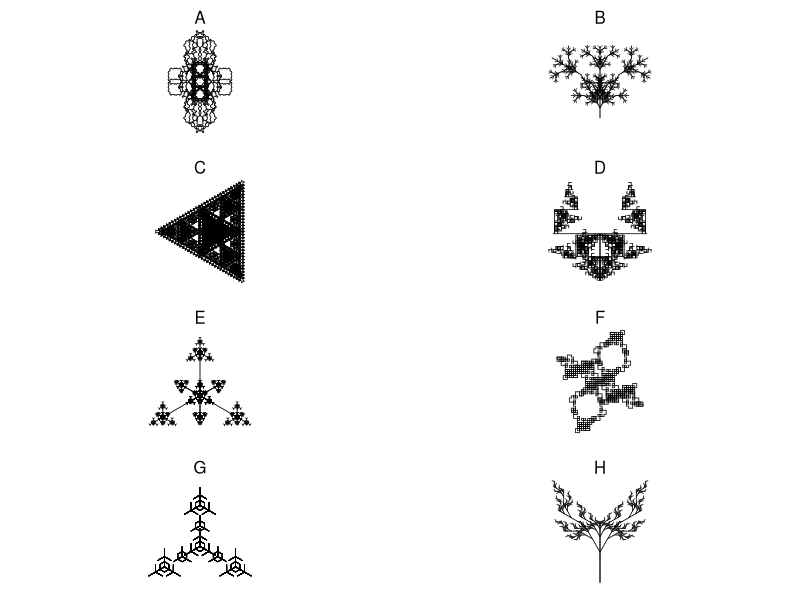

Reproduce this figure in R.
## ---- chunk 1
g1 = list("A",
          list("A"="B-A-B",
               "B"="A+B+A"),
          6,
          60)
g2 = list("A",
          list("A"="A[+A][-A]B",
               "B"="[--B][++B]A"),
          5,
          30)
g3 = list("A",
          list("A"="-B+B+B+B+B+B",
               "B"="B[--CCA][-CCA]B",
               "C"="CC"),
          5,
          60)
g4 = list("A",
          list("A"="[----AAB][--AAB][++AAB]AAB",
               "B"="[-C][+C][--C][++C][---C][+++C]",
               "C"="CAB"),
          3,
          45)

g5 = list("A",
          list("A"="[-AAB][--AAB][+AAB][++AAB]AAB",
               "B"="[-C][+C][--C][++C]CA",
               "C"="CC"),
          3,
          72)

g6 = list("A",
          list("A"="-B+B+B+B+B+B",
               "B"="BB[-CCA]",
               "C"="CC"),
          5,
          60)

g7 = list("A",
          list("A"="B+B+B+B+B",
               "B"="[-CCA]BB",
               "C"="CC"),
          5,
          72)

g8 = list("A++++A",
          list("A"="+A-B-B[B]",
               "B"="-B+A+A[A]"),
          5,
          45)

g9 = list("A++A",
          list("A"="AB[-A][+A]",
               "B"="A"),
          6,
          90)

g10 = list("A+++A+++A+++A",
          list("A"="B--B",
               "B"="AA+++AA"),
          7,
          30)

g11 = list("A",
           list("A"="AB",
                "B"="A[++C][--C]",
                "C"="C[+C][-C]A"),
           7,
           45)

g12 = list("A",
           list("A"="X[-A][+A]AA",
                "X"="XX"),
           5,
           60)

g13 = list("A",
           list("A"="X[-A][+A]A",
                "X"="XX"),
           6,
           60)

g14 = list("A++++++.A",
           list("A"="B+B+B+B+B+B+B",
                "B"="B[-CCA][+CCA]",
                "C"="CC"),
           5,
           30)

g15 = list("A",
           list("A"="ABA",
                "B"="[-BAB][+BAB]"),
           6,
           90)

g16 = list("AA",
           list("A"="ABA",
                "B"="C[-BAB][+BAB]",
                "C"="CC"),
           5,
           90)

g17 = list("AA",
           list("A"="B-AA-B",
                "B"="A+B+A"),
                6,
                45)

g18 = list("AA",
           list("A"="B-AA-B",
                "B"="AB+B+A"),
                5,
                90)

g19 = list("AA",
           list("A"="B-AA-B",
                "B"="AB+B+AB"),
                5,
                90)

g20 = list("A++A++A++A",
           list("A"="B-CAC-B",
                "B"="AB-BA",
                "C"="CC"),
                5,
                135)

g21 = list("A.A",
           list("A"="BC",
                "B"="B[+C][-C]",
                "C"="CAD",
                "D"="DD[+D+D][-D-D]"),
                5,
                60)

g22 = list("A",
           list("A"="B-ABA-B",
                "B"="A+B+A"),
           6,
           72)

g23 = list("A",
           list("A"="B-ABA-B",
                "B"="A+B+A"),
           6,
           90)

g24 = list("A",
           list("A"="B-ABA-B",
                "B"="A+B+A"),
           6,
           120)

g25 = list("A",
           list("A"="B-ABA-B",
                "B"="A+B+A"),
           6,
           108)

g26 = list("A",
           list("A"="B-ABA-B",
                "B"="A+B+A"),
           4,
           135)

g27 = list("A++A++A++A",
           list("A"="B-ABA-B",
                "B"="A+BB+A"),
           4,
           135)

g28 = list("A",
           list("A"="A[+A][-A]B",
                "B"="A[--B][++B]B"),
           6,
           108)

g29 = list("A",
           list("A"="A[+A][-A]A[+B][-B]",
                "B"="A[--B][++B]B"),
           5,
           60)

g30 = list("A",
           list("A"="A[+A][-A]A[+B][-B]",
                "B"="A[--B][++B]B"),
           5,
           20)

g31 = list("A",
           list("A"="A[+A][-A]A[+B][-B]",
                "B"="A[----B][++++B]B"),
           5,
           45)

g32 = list("A",
           list("A"="A[++A][--A]A[+B][-B]",
                "B"="A[----B][++++B]B"),
           5,
           45)

g33 = list("A",
           list("A"="B++B++B++B++B",
                "B"="B[-CCC-CC-CCA][----CC-CCB]B",
                "C"="CC"),
           5,
           36)

g34 = list("A",
           list("A"="B++A++A++B",
                "B"="AB[A-CC-CC-CCA]BA",
                "C"="CC"),
           5,
           90)

g35 = list("A++++XA",
           list("A"="AA[-B][+B]B",
                "B"="[---ABC][+++ABC]",
                "C"="A[-CB][+CB]",
                "X"="XX"),
           5,
           45)

g36 = list("A+++XA",
           list("A"="AA[-B][+B]B",
                "B"="[--ABC][++ABC]",
                "C"="A[-CB][+CB]",
                "X"="XX"),
           5,
           60)

g37 = list("[A]+[A]+[A]+[A]+[A]+[A]",
           list("A"="AA[-B][+B]B",
                "B"="[-ABC][+ABC]",
                "C"="A[-CB][+CB]"),
           4,
           60)

g38 = list("[A]+[A]+[A]+[A]+[A]",
           list("A"="AA[-B][+B]B",
                "B"="[-ABC][+ABC]",
                "C"="A[-CB][+CB]"),
           4,
           72)

g39 = list("[A]+[A]+[A]+[A]",
           list("A"="AA[-B][+B]B",
                "B"="[-ABC][+ABC]",
                "C"="A[-CB][+CB]"),
           4,
           90)

g40 = list("[A]+[A]+[A]",
           list("A"="AA[-B][+B]B",
                "B"="[-ABC][+ABC]",
                "C"="A[-CB][+CB]"),
           4,
           120)

g41 = list("A",
           list("A"="C[+CA][CCCA][-CA]",
                "C"="CC"),
           6,
           45)

g42 = list("A",
           list("A"="C[+CA][CCCCB][-CA]",
                "B"="[++A][--A]",
                "C"="CC"),
           6,
           45)

g43 = list("[A]--[A]--[A]--[A]",
           list("A"="C[+CB][CCA][-CB]",
                "B"="CCC[+++A][---A]",
                "C"="CA"),
           4,
           45)

g44 = list("A",
           list("A"="A[-DB][+DB]C",
                "B"="DC[++DA][--DA]B",
                "C"="[+++D][---D]A",
                "D"="DD"),
           6,
           40)

g45 = list("[A]+++[A]+++[A]",
           list("A"="A[---XB][-XB][+XB][+++XB]",
                "B"="XB[++XA][--XA]XA",
                "X"="XX"),
           4,
           40)

g46 = list("[A]+++[A]+++[A]",
           list("A"="A[---XB][-XB][+XB][+++XB]",
                "B"="XB[++XA][--XA]A",
                "X"="XX"),
           4,
           40)

g47 = list("A",
           list("A"="[---B][-B][+B][+++B]",
                "B"="BD[++DA][--DA]B",
                "D"="DD"),
           5,
           45)

g48 = list("A------A",
           list("A"="[---B][-B][+B][+++B]",
                "B"="BD[++DA][--DA]B",
                "D"="DD"),
           5,
           30)

g49 = list("A+A++++++A+A",
           list("A"="[---B][-B][+B][+++B]",
                "B"="BD[++DA][--DA]B",
                "D"="DD"),
           4,
           30)

g50 = list("A--A--A",
           list("A"="A[-A]A"),
           6,
           60)

g51 = list("B---A",
           list("A"="A[-AB]A",
                "B"="B[+BA]B"),
           5,
           60)

g52 = list("[A][B]",
           list("A"="[-XBA]A",
                "B"="[+XAB]B",
                "X"="XX"),
           6,
           30)

g53 = list("[A][B]",
           list("A"="C[-A-B]A",
                "B"="C[+B+A]B",
                "C"="CC"),
           5,
           30)

g54 = list("[+A][-B]",
           list("A"="[-CA-CB]A",
                "B"="[+CB+CA]B",
                "C"="CC"),
           7,
           30)

g55 = list("[+A][-B]",
           list("A"="[-CA-CB]A",
                "B"="[+CB+CA]B",
                "C"="CC"),
           6,
           90)

g56 = list("[+A][-B]",
           list("A"="[-CA-CB]A",
                "B"="[+CB+CA]B",
                "C"="CC"),
           6,
           120)

g57 = list("[+A][-B]",
           list("A"="[-CA-CB]A",
                "B"="[+CB+CA]B",
                "C"="CC"),
           6,
           150)

g58 = list("[+A][-B]",
           list("A"="[-CA-CB]CA",
                "B"="[+CB+CA]CB",
                "C"="CC"),
           6,
           150)

g59 = list("A",
           list("A"="XXX-B+BB+BB+BB+B",
                "X"="XX",
                "B"="B[-XXA]B"),
           4,
           90)

g60 = list("A",
           list("A"="XX[BBB+BB+B]A",
                "X"="XX",
                "B"="B[-XA][+XA]B"),
           4,
           30)

g61 = list("A",
           list("A"="XX[B+BB+BB+BB+B]",
                "X"="XX",
                "B"="BA"),
           6,
           90)

g62 = list("A",
           list("A"="XXX[B+BB+BB+B]",
                "X"="XX",
                "B"="BA"),
           6,
           120)

g63 = list("A",
           list("A"="X[-B+BB+BB+BB+BB+BB+B]",
                "X"="XX",
                "B"="X[+A-AA-AA-AA-AA-AA-A]"),
           3,
           10)

g64 = list("A",
           list("A"="B[-A][+A]",
                "B"="[DA][--DA][++DA]",
                "D"="DD"),
           7,
           60)

g65 = list("X",
           list("F"="FF",
                "X"="F[+XXF+F][-XXF-F]FXX"),
           4,
           30)

g66 = list("X",
           list("F"="FF",
                "X"="FF[+XFF+XF][-XFF-XF]FXX"),
           4,
           30)

g67 = list("X",
           list("F"="FF",
                "X"="FF[+XFFX+XF][-XFFX-XF]FXXFX"),
           3,
           30)

g68 = list("A",
           list("A"="AA[-B][+B]B",
                "B"="B[-ABC][+ABC]",
                "C"="C[-CBA][+CBA]"),
           4,
           60)

g69 = list("A",
           list("A"="A[-BC][+BC]BC",
                "B"="BB[-ABC][+ABC]",
                "C"="CCC[-CBA][+CBA]"),
           4,
           60)

g70 = list("GA",
           list("A"="[---BC][+++BC]",
                "B"="F[--AC][++AC]",
                "C"="FF[-BA][+BA]",
                "F"="FF",
                "G"="F"),
           5,
           15)

g71 = list("GA",
           list("A"="[---BC][+++BC]",
                "B"="[--AC][++AC]",
                "C"="FF[-BA][+BA]",
                "F"="FF",
                "G"="F"),
           5,
           15)

g72 = list("[A]------------[A]",
           list("A"="[---BC][+++BC]",
                "B"="[--AC][++AC]",
                "C"="F[-BA][+BA]",
                "F"="FF"),
           5,
           15)

g73 = list("C",
           list("A"="F[---BC][+++BC]",
                "B"="F[-CA][+CA]",
                "C"="[-AB][+AB]",
                "F"="FF"),
           6,
           15)

g74 = list("A",
           list("A"="ADB",
                "B"="[-CA][+CA]",
                "C"="[+C[-A][+A]][-C[-A][+A]]",
                "D"="E",
                "E"="AA"),
           7,
           30)

g75 = list("ABA",
           list("A"="+B--A--B+",
                "B"="-A+BCB+A-",
                "C"="CC"),
           7,
           45)

g76 = list("AAAAA",
           list("A"="B--A--B",
                "B"="A+BCB+A",
                "C"="CC"),
           5,
           72)

g77 = list("ABA",
           list("A"="A+AA+B+AA+A",
                "B"="B-B-A-B-B"),
           4,
           22)

g78 = list("A+A+A+A",
           list("A"="C[++CB][--CB]",
                "B"="C-BAB+C",
                "C"="CAB"),
           6,
           90)

g79 = list("AAAAA",
           list("A"="A+B+A",
                "B"="CC-[+CA][-CA]-B",
                "C"="CC"),
           6,
           108)

g80 = list("AA",
           list("A"="A++B-C-B++A",
                "B"="B--A+C+A--B",
                "C"="CC"),
           6,
           45)

g81 = list("AAAA",
           list("A"="A++B-C-B++A",
                "B"="B--A+C+A--B",
                "C"="CCC"),
           5,
           45)

g82 = list("-A++A",
           list("A"="A++B-C-B++A",
                "B"="B--A+C+A--B",
                "C"="CCC"),
           5,
           45)

g83 = list("-A",
           list("A"="A++B-C-B++A",
                "B"="B--A+C+A--B",
                "C"="CCC"),
           5,
           45)


g84 = list("AAA",
           list("A"="A++B-C-B++A",
                "B"="B--A+C+A--B",
                "C"="CC"),
           6,
           60)

g85 = list("A",
           list("A"="+B-AA-B+",
                "B"="-A+BB+A-"),
           3,
           108)

g86 = list("A",
           list("A"="+B-ACA-ACA-B+",
                "B"="-A+BCB+BCB+A-",
                "C"="CCC"),
           5,
           135)

g87 = list("A",
           list("A"="+BAA-ABA-AAB+",
                "B"="-A+B[-C]B+A-",
                "C"="CCCC[A][+A][-A][--A]"),
           4,
           90)

g88 = list("A",
           list("A"="+B-AA-AA-B+",
                "B"="-A+BB+BB+A-"),
           5,
           30)

g89 = list("A",
           list("A"="+B-ACA-ACA-B+",
                "B"="-A+BCB+BCB+A-",
                "C"="CCC"),
           5,
           60)

g90 = list("A",
           list("A"="+B-ACA-ACA-B+",
                "B"="-A+BCB+BCB+A-",
                "C"="CCC"),
           5,
           108)

g91 = list("-A",
           list("A"="+B-AA-B+",
                "B"="-A+BB+A-"),
           5,
           90)

g92 = list("A",
           list("A"="+B-AAA-B+",
                "B"="-A+BBB+A-"),
           5,
           120)

g93 = list("AA",
           list("A"="+B-AAA-B+",
                "B"="-A+BBB+A-"),
           5,
           108)

g94 = list("AA",
           list("A"="+B-ABA-B+",
                "B"="-A+BAB+A-"),
           5,
           108)

g95 = list("A",
           list("A"="+BB-ABA-BB+",
                "B"="-AA+BAB+AA-"),
           5,
           90)

g96 = list("A",
           list("A"="+BA-ABA-AB+",
                "B"="-AB+BAB+BA-"),
           5,
           90)

g97 = list("A",
           list("A"="+BA-A--B--A-AB+",
                "B"="-AB+B++A++B+BA-"),
           5,
           60)

g98 = list("A",
           list("A"="+BA-A--A--A-AB+",
                "B"="-AB+B++B++B+BA-"),
           5,
           120)

g99 = list("A",
           list("A"="+BA-B--A--B-AB+",
                "B"="-AB+A++B++A+BA-"),
           5,
           72)

g99 = list("A",
           list("A"="+AA-B--A--B-AA+",
                "B"="-BB+A++B++A+BB-"),
           5,
           120)

g100= list("A",
           list("A"="+BA--AA--AB+",
                "B"="-AB++BB++BA-"),
           5,
           30)

g101= list("A",
           list("A"="+++BA----ABA----AB+++",
                "B"="---AB++++BAB++++BA---"),
           5,
           45)

g102= list("A",
           list("A"="+++BA----ABA----AB+++",
                "B"="---AB++++BAB++++BA---"),
           4,
           50)

g103= list("A",
           list("A"="+++BA----ABA----AB+++",
                "B"="---AB++++BAB++++BA---"),
           5,
           50)

g104= list("A",
           list("A"="CAA[--CAB][++CAB]",
                "B"="C[-CC-CA][+CC+CA]",
                "C"="CC"),
           5,
           100)

g105= list("A",
           list("A"="CAA[--CAB][++CAB]",
                "B"="C[-CC-CA][+CC+CA]",
                "C"="CC"),
           5,
           90)

g106= list("A",
           list("A"="+BA+A-ABA-A+AB+",
                "B"="+BA-B--B-AB+"),
           4,
           90)

g107 = list("-A",
           list("A"="+BA+A-ABA-A+AB+",
                "B"="+BBA-B--B-ABB+"),
           4,
           90)

g108 = list("A",
           list("A"="+BA+A-ABA-A+AB+",
                "B"="+BBA-B--B-ABB+"),
           3,
           45)

g109 = list("A",
           list("A"="+BA+A-ABA-A+AB+",
                "B"="+BBA-B--B-ABB+"),
           4,
           69)

g110 = list("BB",
           list("A"="+BA+A-ABA-A+AB+",
                "B"="+BBA-B--B-ABB+"),
           4,
           69)

g111= list("BB",
           list("A"="+BA+A-ABBA-A+AB+",
                "B"="+BBA-B--B-ABB+"),
           4,
           45)

g112 = list("BABA",
           list("A"="+BA+A-ABBA-A+AB+",
                "B"="+BBA-B--B-ABB+"),
           3,
           45)

g113 = list("AAAA",
           list("A"="+BA+A-ABCBA-A+AB+",
                "B"="+BBA-B-CCCC-B-ABB+",
                "C"="CCCCC"),
           3,
           45)

g114 = list("A",
           list("A"="+BA+ABCBA+AB+",
                "B"="-C+++BACAB+++C-",
                "C"="CC"),
           5,
           108)

g115= list("A",
           list("A"="+BA+ACCA+AB+",
                "B"="-C+++BACCAB+++C-",
                "C"="CC"),
           5,
           90)

g116= list("A",
           list("A"="+BAA-A-CC-A-AAB+",
                "B"="-C+++BAACAAB+++C-",
                "C"="CC"),
           4,
           10)

g117= list("AAAAAA",
           list("A"="+BACA-A-CC-A-ACAB+",
                "B"="-AC+++BAACCCAAB+++CA-",
                "C"="CC"),
           3,
           150)

g118= list("A--A",
           list("A"="+B-CAC-B+",
                "B"="-A+B+A-",
                "C"="CC"),
           6,
           90)

g119= list("A++A",
           list("A"="+B-CAC-B+",
                "B"="-A+BB+A-",
                "C"="CC"),
           6,
           90)

g120= list("A++A++A++A",
           list("A"="+B-CAC-B+",
                "B"="-A++BB++A-",
                "C"="CC"),
           6,
           45)

g121= list("A-A-A-A-A-A-A-A",
           list("A"="+B-CAC-B+",
                "B"="-A++BB++A-",
                "C"="CC"),
           6,
           45)           

g122= list("A-A-A-A",
           list("A"="+B-A-B+",
                "B"="-A++B+C+B++A-",
                "C"="CC"),
           6,
           90)

g123= list("A+A+A+A",
           list("A"="+B-ABCBA-B+",
                "B"="-A++B+B++A-",
                "C"="CC"),
           5,
           90)

g124= list("A",
           list("A"="+B-ACA-B+",
                "B"="-A++CB+BC++A-",
                "C"="CC"),
           6,
           90)

g125= list("A",
           list("A"="+BX-AA-XB+",
                "B"="-AX+B+XA-",
                "X"="XX"),
           7,
           90)

g126= list("A",
           list("A"="+BX-AA-XB+",
                "B"="-AXB+B+BXA-",
                "X"="XX"),
           6,
           90)

g127= list("B",
           list("A"="+B-AXA-B+",
                "B"="-BA+BAB+AB-",
                "X"="XX"),
           5,
           135)

g128= list("AA",
           list("A"="+B-A+X+A-B+",
                "B"="-BA+BAXAB+AB-",
                "X"="XX"),
           4,
           90)

g129= list("A-A-A",
           list("A"="+B-A+X+A-B+",
                "B"="-BA+BAXAB+AB-",
                "X"="XX"),
           4,
           120)

g130= list("A++++A",
           list("A"="[+BCC][-BCC]",
                "B"="B[-CA][+CA]",
                "C"="CCA"),
           5,
           45)

g131= list("A++++A++++A",
           list("A"="[+BCC][-BCC]",
                "B"="B[-CA][+CA]",
                "C"="CCA"),
           5,
           30)

g132= list("A+A+A",
           list("A"="[+BCC][-BCC]",
                "B"="B[-CA][+CA]",
                "C"="CCA"),
           5,
           72)

g133= list("B",
            list("A"="[+DBC][-DBC][+++DBC]",
                 "B"="[-BA][+BA]",
                 "C"="AB",
                 "D"="XX",
                 "X"="XX"),
            6,
            120)

g134= list("B",
            list("A"="[++XXBC][--XXBC][++++XXBC]",
                 "B"="[-BA][+BA]",
                 "C"="AB",
                 "X"="XX"),
            6,
            45)

g135= list("A++++++A",
            list("A"="+B-AXBXA-B+",
                 "B"="-A+BXAXB+A-",
                 "X"="XX"),
            5,
            150)

g136= list("A++++A",
            list("A"="+B-AXBBXA-B+",
                 "B"="-A+BXAXB+A-",
                 "X"="XX"),
            5,
            135)

g137= list("A++++A",
            list("A"="+B-AXBBXA-B+",
                 "B"="-A+BXAAXB+A-",
                 "X"="XX"),
            3,
            135)

g138= list("AAAA",
            list("A"="+B-AXBACABXA-B+",
                 "B"="-A+BXA+C+AXB+A-",
                 "C"="C+C",
                 "X"="XXX"),
            4,
            90)

g139= list("A+A+A+A",
            list("A"="+B-AXBACABXA-B+",
                 "B"="-A+BXA+C+AXB+A-",
                 "C"="CC",
                 "X"="XXX"),
            4,
            90)

g140= list("A+A+A+A+A+A",
            list("A"="+B-AXB---ACA---BXA-B+",
                 "B"="-A++BXA+C+AXB++A-",
                 "C"="C+C",
                 "X"="XXX"),
            3,
            60)

g141= list("A++A",
            list("A"="+BA-ACA-BA+",
                 "B"="-AB+CBABC+BA-",
                 "C"="CCC"),
            4,
            90)

g142= list("A+A+A+A",
            list("A"="+BA-ACA-BA+",
                 "B"="-AB+CBAAABC+BA-",
                 "C"="CCCC"),
            4,
            90)

g143= list("A",
            list("A"="+BA-ACA-AB+",
                 "B"="-AB+BCB+BA-",
                 "C"="CCC"),
            5,
            90)

g144= list("AA",
           list("A"="+B-AXB---ACA---BXA-B+",
                "B"="-A++BXA+C+AXB++A-",
                "C"="C+C",
                "X"="XXX"),
           3,
           60)

g145= list("AAAAAA",
           list("A"="+B-AXB---ACA---BXA-B+",
                "B"="-A++BXA+++C+++AXB++A-",
                "C"="CC+CC",
                "X"="++BAX+C+XAB++"),
           3,
           60)

g146= list("AAAA",
           list("A"="+B++ACA++B+",
                "B"="-A--BCB--A-",
                "C"="CC"),
           5,
           45)

g147= list("A--A",
           list("A"="+B++ACA++B+",
                "B"="-A--BCB--A-",
                "C"="C+ABA+C"),
           5,
           45)

g148= list("B--B",
           list("A"="+B++A-DCD-A++B+",
                "B"="-AD--BCB--DA-",
                "C"="C+ADBDA+C",
                "D"="DD"),
           4,
           90)

g149= list("A",
           list("A"="+B++A-XCX-A++B+",
                "B"="-AX--BCB--XA-",
                "C"="C+AXBXA+C",
                "X"="XDX",
                "D"="DD"),
           5,
           90)

g150= list("A",
           list("A"="AXB+C+BXA",
                "B"="C--BAB--C",
                "C"="B+D-A-D+B",
                "X"="XX",
                "D"="DD"),
           5,
           72)

g151= list("A",
           list("A"="AXB+C+BXA",
                "B"="C--BAB--C",
                "C"="B+D-A-D+B",
                "X"="XX",
                "D"="DD"),
           4,
           45)

g152= list("A",
           list("A"="AXB+C+BXA",
                "B"="C--BAB--C",
                "C"="B+D-A-D+B",
                "X"="XX",
                "D"="DD"),
           5,
           108)

g153= list("A",
           list("A"="ADB+D+BDA",
                "B"="C-DAD-C",
                "C"="B+A-D-A+B",
                "D"="DD"),
           5,
           60)

g154= list("A",
           list("A"="[-CB][+CB][CB][--CB]",
                "B"="D+B-D-B+D",
                "C"="CC",
                "D"="B-D+A+D-B"),
           6,
           90)

g155= list("A",
           list("A"="A--B--A",
                "B"="B+C+B",
                "C"="CA+AC"),
           5,
           60)

g156= list("A",
           list("A"="A--CBC--A",
                "B"="B+C+B",
                "C"="-CA+AC-"),
           6,
           90)

g157= list("A",
           list("A"="A--CBC--A",
                "B"="B+C+B",
                "C"="-CB+BC-"),
           6,
           90)

g158= list("A",
           list("A"="A--CBC--A",
                "B"="B+A+B",
                "C"="-CB+BC-"),
           7,
           90)

g159= list("A",
           list("A"="C--ABA--C",
                "B"="B+C+B",
                "C"="-CA+AC-"),
           6,
           120)

g160= list("CCC",
           list("A"="C--ABA--C",
                "B"="B+C+B",
                "C"="-CA+AC-"),
           5,
           120)

g161= list("A",
           list("A"="C--ABA--C",
                "B"="BA+C+AB",
                "C"="-BCA+ACB-"),
           5,
           170)

g162= list("A-A-A",
           list("A"="C--ABA--C",
                "B"="BA+C+AB",
                "C"="-BCA+ACB-"),
           4,
           150)

g163= list("A",
           list("A"="C--A++B++A--C",
                "B"="BA+C+AB",
                "C"="-B-CA+AC-B-"),
           5,
           60)

g164= list("AAAAAAAA",
           list("A"="C--A++B++A--C",
                "B"="BA+C+AB",
                "C"="-B-CA+AC-B-"),
           4,
           45)

g165= list("A++A++A++A",
           list("A"="C--AA++B++AA--C",
                "B"="BA+C+AB",
                "C"="-B-CA++AC-B-"),
           4,
           45)

g166= list("AAA",
           list("A"="C--AA++B++AA--C",
                "B"="BA+C+AB",
                "C"="-B-CA++AC-B-"),
           4,
           30)

g167= list("AA",
           list("A"="C--AA+B+AA--C",
                "B"="BA+C+AB",
                "C"="-B-CA++AC-B-"),
           4,
           30)

g168= list("AA",
           list("A"="C--ABA+B+ABA--C",
                "B"="BA+C+AB",
                "C"="-B-CA++AC-B-"),
           4,
           30)

g169= list("AAAAAA",
           list("A"="C--ABA+B+ABA--C",
                "B"="BA+C+AB",
                "C"="-B-CA++AC-B-"),
           3,
           30)

g170= list("A",
           list("A"="A--ACB+C+BCA--A",
                "B"="BA+++C+++AB",
                "C"="-B--A+C+A--B-"),
           4,
           30)

g171= list("AA",
           list("A"="A--ACB+C+BCA--A",
                "B"="BA+++C+++AB",
                "C"="-B--A+C+A--B-"),
           4,
           174)

g172= list("AAAA",
           list("A"="A--ACB+C+BCA--A",
                "B"="BA+++C+++AB",
                "C"="-B--A+C+A--B-"),
           4,
           165)

goodies = list(g1,g2,g3,g4,g5,g6,g7,g8,g9,g10,g11,g12,g13,g14,g15,g16,g17,g18,g19,g20,g21,g22,g23,g24,g25,g26,g27,g28,g29,g30,g31,g32,g33,g34,g35,g36,g37,g38,g39,g40,g41,g42,g43,g44,g45,g46,g47,g48,g49,g50,g51,g52,g53,g54,g55,g56,g57,g58,g59,g60,g61,g62,g63,g64,g65,g66,g67,g68,g69,g70,g71,g72,g73,g74,g75,g76,g77,g78,g79,g80,g81,g82,g83,g84,g85,g86,g87,g88,g89,g90,g91,g92,g93,g94,g95,g96,g97,g98,g99,g100,g101,g102,g103,g104,g105,g106,g107,g108,g109,g110,g111,g112,g113,g114,g115,g116,g117,g118,g119,g120,g121,g122,g123,g124,g125,g126,g127,g128,g129,g130,g131,g132,g133,g134,g135,g136,g137,g138,g139,g140,g141,g142,g143,g144,g145,g146,g147,g148,g149,g150,g151,g152,g153,g154,g155,g156,g157,g158,g159,g160,g161,g162,g163,g164,g165,g166,g167,g168,g169,g170,g171,g172)


showrules = function(g){
    rules = g[[2]]
    pr = paste0("`",names(rules)," > ",rules,"`",collapse="\\\n")
    return(pr)
}

initial_angle = 90  
line_color = "black"
line_width = 1
bg_color = "white"

getstr = function(start,rules,n){
    st = start
    for(jj in 1:n){
        st2 = ""
        for(i in 1:nchar(st)){
            ch = substr(st,i,i)
            if(!is.null(rules[[ch]])){
                st2 = paste0(st2,rules[[ch]],collapse="")
            } else {
                st2 = paste0(st2,ch,collapse="")
            }
        }
        st = st2
    }
    return(st)
}
getxyc = function(string="AA+AA+AA+A+A",angle=pi/2,angle_initial=pi/2,col="blue"){
    switch = 1
    d = angle_initial
    x = 0
    y = 0
    xl = c(x)
    yl = c(y)
    cols = numeric()
    dsave = numeric()
    xsave = numeric()
    ysave = numeric()
    for(i in 1:nchar(string)){
        ch = substr(string,i,i)
        cn = as.integer(charToRaw(ch))
        if(cn>=as.integer(charToRaw("A")) && cn<=as.integer(charToRaw("L"))){
            cols = c(cols,col)
            x = x+cos(d)
            y = y+sin(d)
            xl = c(xl,x)
            yl = c(yl,y)
        }
        if(cn>=as.integer(charToRaw("M")) && cn<=as.integer(charToRaw("Z"))){
            cols = c(cols,"NA")
            x = x+cos(d)
            y = y+sin(d)
            xl = c(xl,x)
            yl = c(yl,y)
        }
        if(cn==as.integer(charToRaw("["))){
            dsave = c(dsave,d)
            xsave = c(xsave,x)
            ysave = c(ysave,y)
        }
        if(cn==as.integer(charToRaw("]"))){
            cols = c(cols,"NA")
            x = xsave[length(xsave)]
            y = ysave[length(ysave)]
            d = dsave[length(dsave)]
            if(length(xsave)>1){
                xsave = xsave[1:(length(xsave)-1)]
                ysave = ysave[1:(length(ysave)-1)]
                dsave = dsave[1:(length(dsave)-1)]
            } else {
                xsave = numeric()
                ysave = numeric()
                dsave = numeric()
            }
            xl = c(xl,x)
            yl = c(yl,y)
        }
        if(cn==as.integer(charToRaw("-"))){
            d = d+angle*switch
        }
        if(cn==as.integer(charToRaw("+"))){
            d = d-angle*switch
        }
        if(cn==as.integer(charToRaw("."))){
            switch = switch*(-1)
        }
    }
    xwid = max(xl)-min(xl)
    ywid = max(yl)-min(yl)
    xmid = (max(xl)+min(xl))/2
    ymid = (max(yl)+min(yl))/2
    wid = max(c(xwid,ywid))
    x2 = (xl-xmid)/wid*2
    y2 = (yl-ymid)/wid*2
    return(list(x2,y2,cols))
}
makeplot = function(xyc,lwd=1){
    x = xyc[[1]]
    y = xyc[[2]]
    c = xyc[[3]]
    plot(0,0,"n",xlim=c(-1,1),ylim=c(-1,1),axes=F,ann=F)
    for(i in 2:length(x)){
        lines(c(x[i-1],x[i]),c(y[i-1],y[i]),col=c[i-1],lwd=lwd)
    }
}

ng = length(goodies)
gs = sample(1:length(goodies),8)
gc = sample(gs,1)
sol = paste0(1*(gs==gc),collapse="")

## ---- chunk 2
cat(showrules(goodies[[gc]]))
## ---- chunk 3
par(mfrow=c(4,2),pty="s",mar=c(1,1.5,2,1.5))
jj = 0
for(i in gs){
    jj = jj+1
    s = getstr(goodies[[i]][[1]],goodies[[i]][[2]],goodies[[i]][[3]])
    angle = goodies[[i]][[4]]
    xyc = getxyc(s,angle/180*pi,angle_initial=initial_angle/180*pi,col=line_color)
    makeplot(xyc,lwd=0.7)
    mtext(LETTERS[jj],3)
}
## ---- chunk 4
GG = goodies[[gs[1]]]
## ---- chunk 5
cat(showrules(GG))
## ---- chunk 6
GG = goodies[[gs[2]]]
## ---- chunk 7
cat(showrules(GG))
## ---- chunk 8
GG = goodies[[gs[3]]]
## ---- chunk 9
cat(showrules(GG))
## ---- chunk 10
GG = goodies[[gs[4]]]
## ---- chunk 11
cat(showrules(GG))
## ---- chunk 12
GG = goodies[[gs[5]]]
## ---- chunk 13
cat(showrules(GG))
## ---- chunk 14
GG = goodies[[gs[6]]]
## ---- chunk 15
cat(showrules(GG))
## ---- chunk 16
GG = goodies[[gs[7]]]
## ---- chunk 17
cat(showrules(GG))
## ---- chunk 18
GG = goodies[[gs[8]]]
## ---- chunk 19
cat(showrules(GG))
